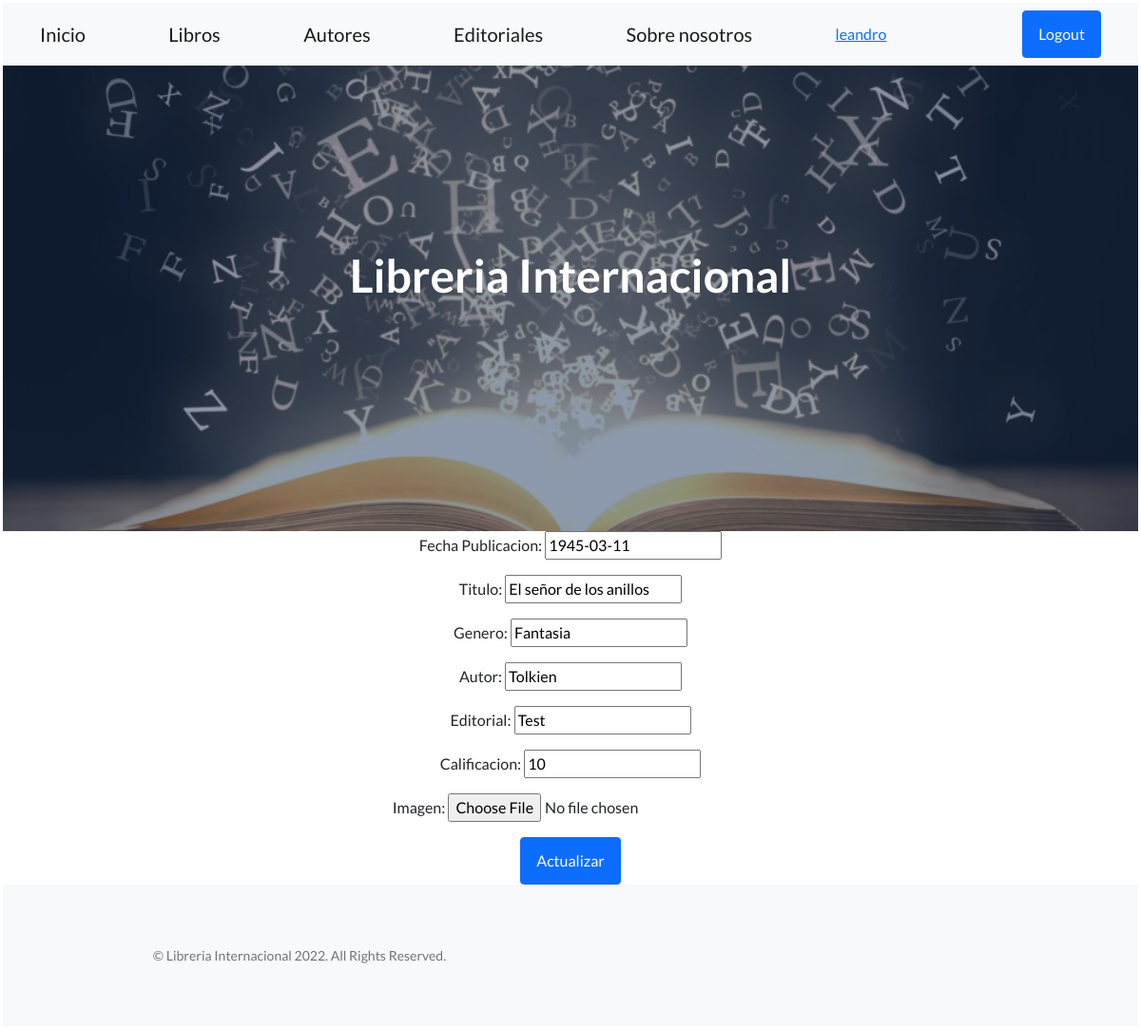
The app's page /libros/actualizar/1 (signed in), older data.
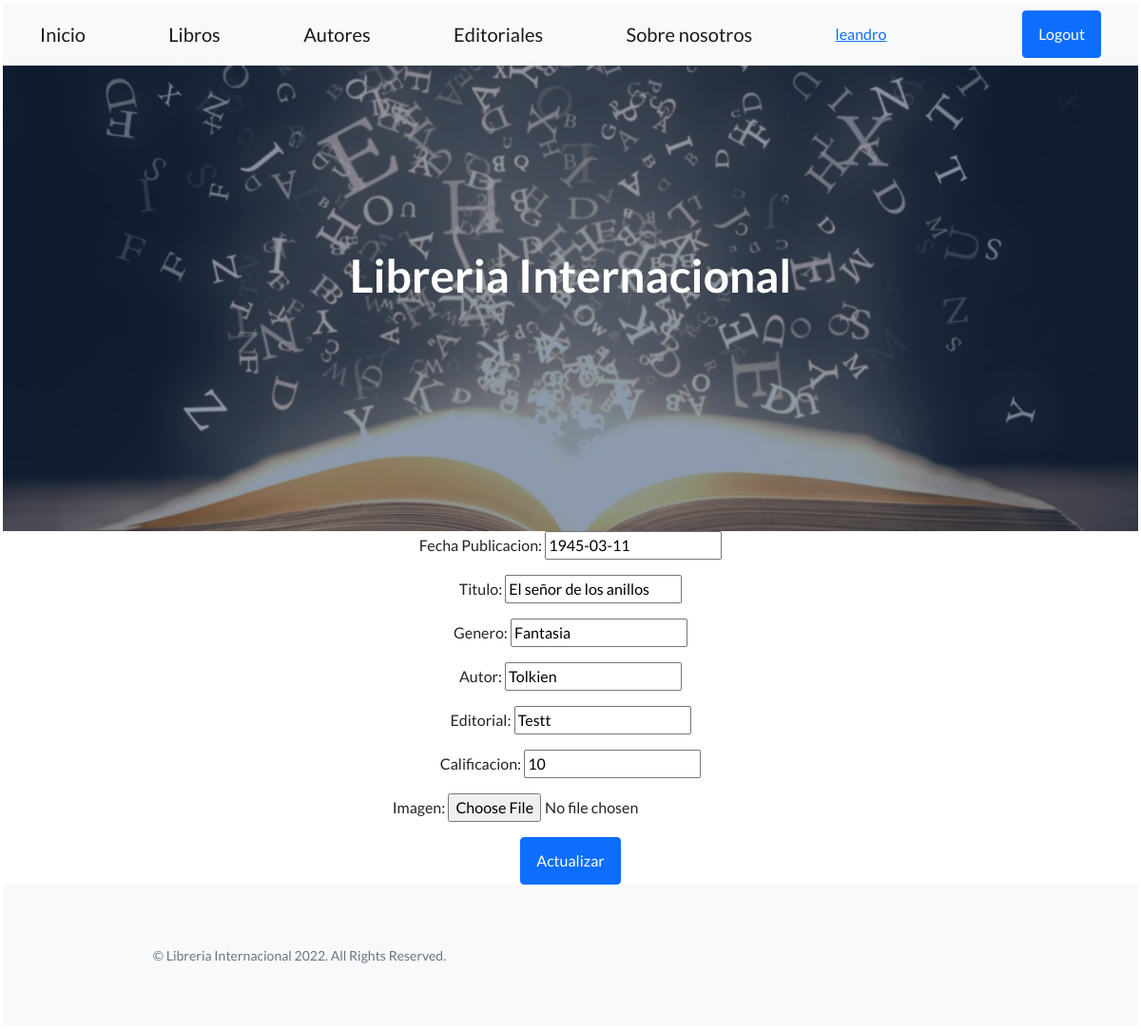
The same page, newer data.
### MVT_APP/models.py (models this page shows)
class Libro(models.Model):
    titulo = models.CharField(max_length=50)
    fecha_Publicacion = models.DateField()
    genero = models.CharField(max_length=50)
    autor = models.CharField(max_length=50)
    editorial = models.CharField(max_length=50)
    calificacion = models.IntegerField()
    imagen = models.ImageField(upload_to="media/imagenes/portadas", null=True, blank=True)

### MVT_APP/views.py (the view)
# urls.py: path("libros/actualizar/<pk>", LibroEdit.as_view(), name="libro-edit"),
class LibroEdit(UpdateView):
    model = Libro
    success_url = "/Libros/"
    fields = ["fecha_Publicacion", "titulo","genero","autor", "editorial","calificacion","imagen"]

### MVT_APP/TEMPLATES/MVT_APP/libro_form.html (shortened to what this page needs)
{% extends 'base.html' %}
{% block contenido %}
<form method="post" enctype="multipart/form-data">
    {{form.as_p}}
    <input type="submit" value="Actualizar" class="btn btn-primary">
</form>
{% endblock %}

Row changes from the older to the newer data that the page shows:
changed Libro "El señor de los anillos": editorial "Test" → "Testt"
